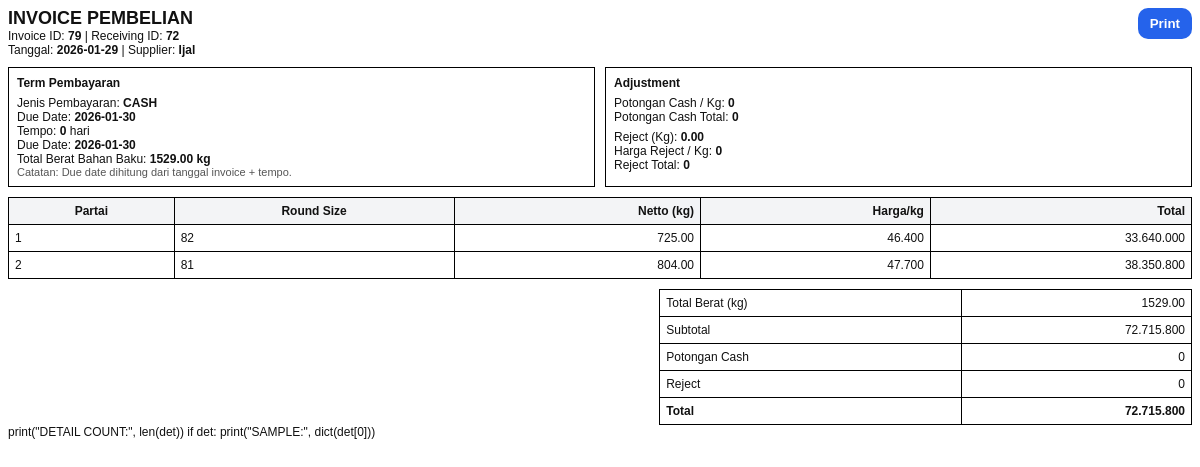
/invoice/79 (signed in), run on an earlier commit of the app's database.
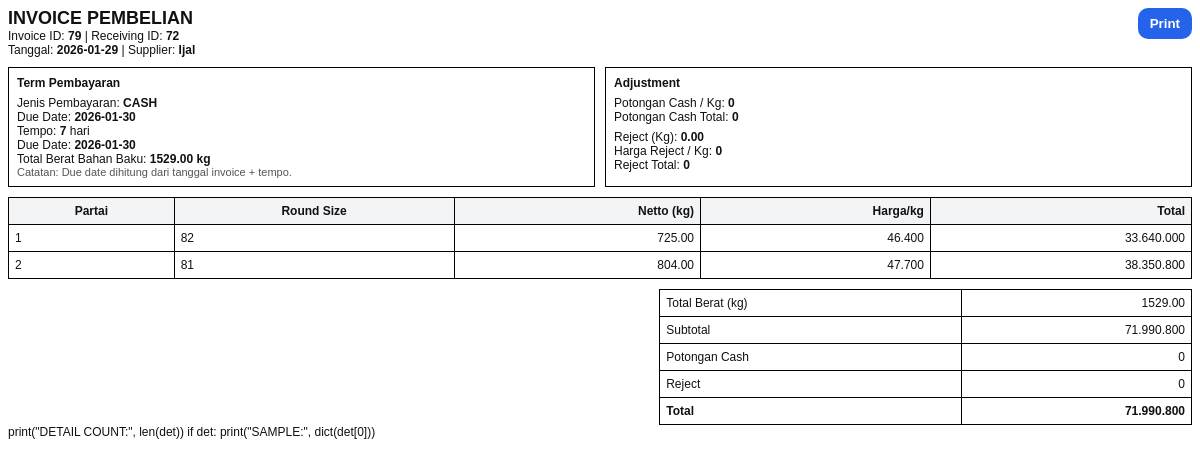
And on a later commit of the database.
### tables this page shows
CREATE TABLE invoice_header
                (
                    id
                    INTEGER
                    PRIMARY
                    KEY
                    AUTOINCREMENT,
                    receiving_id
                    INTEGER
                    NOT
                    NULL,
                    tanggal
                    TEXT
                    NOT
                    NULL,
                    supplier
                    TEXT
                    NOT
                    NULL,
                    price_points_json
                    TEXT, -- simpan patokan 40/50/60/70 dalam JSON
                    pph_rate
                    REAL
                    DEFAULT
                    0.0025,
                    subtotal
                    REAL
                    DEFAULT
                    0,
                    pph
                    REAL
                    DEFAULT
                    0,
                    total
                    REAL
                    DEFAULT
                    0,
                    created_at
                    TEXT
                    DEFAULT (
                    datetime
                (
                    'now',
                    'localtime'
                )), status TEXT DEFAULT 'ACTIVE', due_date TEXT, payment_type TEXT DEFAULT 'TRANSFER', cash_deduct_per_kg REAL DEFAULT 0, reject_kg REAL DEFAULT 0, reject_price REAL DEFAULT 0, cash_deduct_total REAL DEFAULT 0, reject_total REAL DEFAULT 0, tempo_hari INTEGER DEFAULT 0, total_kg REAL DEFAULT 0, pph_amount REAL DEFAULT 0,
                    FOREIGN KEY
                (
                    receiving_id
                ) REFERENCES receiving_header
                (
                    id
                )
                    );

CREATE TABLE invoice_detail
                (
                    id
                    INTEGER
                    PRIMARY
                    KEY
                    AUTOINCREMENT,
                    invoice_id
                    INTEGER
                    NOT
                    NULL,
                    partai_no
                    INTEGER,
                    size_round
                    INTEGER,
                    berat_netto
                    REAL,
                    harga
                    INTEGER,
                    total_harga
                    REAL, round_size INTEGER,
                    FOREIGN
                    KEY
                (
                    invoice_id
                ) REFERENCES invoice_header
                (
                    id
                )
                    );

### app.py (the view)
@app.route("/invoice/<int:invoice_id>")
def invoice_view(invoice_id):
    if not require_login():
        return redirect(url_for("login"))
    conn = get_conn()
    inv = conn.execute("SELECT * FROM invoice_header WHERE id=?", (invoice_id,)).fetchone()
    det = conn.execute(
        "SELECT * FROM invoice_detail WHERE invoice_id=? ORDER BY partai_no",
        (invoice_id,)
    ).fetchall()
    conn.close()
    if not inv:
        return "Invoice tidak ditemukan", 404
    inv = dict(inv)
    det = [dict(r) for r in det]
    if inv.get("total_kg") in (None, 0, 0.0):
        inv["total_kg"] = sum(float(r.get("berat_netto") or 0) for r in det)
    return render_template("invoice_view.html", inv=inv, det=det)

### app.py (called while the page is built)
def require_login() -> bool:
    return bool(session.get("user"))

### db.py (called while the page is built)
def get_conn():
    conn = sqlite3.connect(
        DB_NAME,
        timeout=10,              # tunggu 10 detik sebelum error
        isolation_level=None     # autocommit mode (lebih aman utk web)
    )
    conn.row_factory = sqlite3.Row
    conn.execute("PRAGMA foreign_keys = ON;")
    conn.execute("PRAGMA journal_mode = WAL;")  # penting!
    return conn

### templates/invoice_view.html (shortened to what this page needs)
<!doctype html>
<html lang="id">
<head>
</head>
<body>
{% set total_kg = 0 %}
{% for r in det %}
  {% set total_kg = total_kg + ((r.berat_netto or 0)|float) %}
{% endfor %}
<div class="top">
  <div>
    <h2 style="margin:0">INVOICE PEMBELIAN</h2>
    <div>Invoice ID: <b>{{ inv.id }}</b> | Receiving ID: <b>{{ inv.receiving_id }}</b></div>
    <div>Tanggal: <b>{{ inv.tanggal }}</b> | Supplier: <b>{{ inv.supplier }}</b></div>
  </div>
  <div class="no-print">
    <button class="btn btn-print" onclick="window.print()">Print</button>
  </div>
</div>
{% set ns = namespace(total_kg=0) %}
{% for r in det %}
  {% set ns.total_kg = ns.total_kg + ((r.berat_netto or 0)|float) %}
{% endfor %}
    <div class="grid2">
    <div class="box">
    <div style="font-weight:700;margin-bottom:6px;">Term Pembayaran</div>
    <div>Jenis Pembayaran: <b>{{ inv.payment_type or '-' }}</b></div>
    <div>Due Date: <b>{{ inv.due_date or '-' }}</b></div><div>Tempo: <b>{{ inv.tempo_hari or 0 }}</b> hari</div>
    <div>Due Date: <b>{{ inv.due_date or '-' }}</b></div>
    <div>Total Berat Bahan Baku: <b>{{ "%.2f"|format(ns.total_kg) }} kg</b></div>
    <div class="muted">Catatan: Due date dihitung dari tanggal invoice + tempo.</div>
    </div>
  <div class="box">
    <div style="font-weight:700;margin-bottom:6px;">Adjustment</div>
    <div>
      Potongan Cash / Kg:
      <b>{{ "{:,.0f}".format((inv.cash_deduct_per_kg or 0)|float).replace(",", ".") }}</b>
    </div>
    <div>
      Potongan Cash Total:
      <b>{{ "{:,.0f}".format((inv.cash_deduct_total or 0)|float).replace(",", ".") }}</b>
    </div>
    <div style="margin-top:6px;">
      Reject (Kg):
      <b>{{ "{:,.2f}".format((inv.reject_kg or 0)|float).replace(",", ".") }}</b>
    </div>
    <div>
      Harga Reject / Kg:
      <b>{{ "{:,.0f}".format((inv.reject_price or 0)|float).replace(",", ".") }}</b>
    </div>
    <div>
      Reject Total:
      <b>{{ "{:,.0f}".format((inv.reject_total or 0)|float).replace(",", ".") }}</b>
    </div>
  </div>
</div>
<table>
  <thead>
    <tr>
      <th>Partai</th>
      <th>Round Size</th>
      <th class="right">Netto (kg)</th>
      <th class="right">Harga/kg</th>
      <th class="right">Total</th>
    </tr>
  </thead>
  <tbody>
    {% for r in det %}
    <tr>
      <td>{{ r.partai_no }}</td>
      <td>{{ r.round_size if r.round_size is not none else "-" }}</td>
      <td class="right">{{ "%.2f"|format((r.berat_netto or 0)|float) }}</td>
      <td class="right">
        {% if r.harga is not none %}
          {{ "{:,.0f}".format((r.harga or 0)|float).replace(",", ".") }}
        {% else %}
          -
        {% endif %}
      </td>
      <td class="right">
        {% if r.total_harga is not none %}
          {{ "{:,.0f}".format((r.total_harga or 0)|float).replace(",", ".") }}
        {% else %}
          -
        {% endif %}
      </td>
    </tr>
    {% endfor %}
  </tbody>
</table>
<table class="summary">
  <tr>
    <td>Total Berat (kg)</td>
    <td class="right">{{ "%.2f"|format(ns.total_kg) }}</td>
  </tr>
  <tr>
    <td>Subtotal</td>
    <td class="right">{{ "{:,.0f}".format((inv.subtotal or 0)|float).replace(",", ".") }}</td>
  </tr>
  <tr>
    <td>Potongan Cash</td>
    <td class="right">{{ "{:,.0f}".format((inv.cash_deduct_total or 0)|float).replace(",", ".") }}</td>
  </tr>
  <tr>
    <td>Reject</td>
    <td class="right">{{ "{:,.0f}".format((inv.reject_total or 0)|float).replace(",", ".") }}</td>
  </tr>
  <tr>
    <td><b>Total</b></td>
    <td class="right"><b>{{ "{:,.0f}".format((inv.total or 0)|float).replace(",", ".") }}</b></td>
  </tr>
</table>
print("DETAIL COUNT:", len(det))
if det:
    print("SAMPLE:", dict(det[0]))
</body>
</html>

### templates/invoice_view.html (style rules this page uses)
body { font-family:Arial;font-size:12px;color:#111 }
.top { display:flex;justify-content:space-between;align-items:flex-start;gap:10px }
.btn { padding:8px 12px;border-radius:10px;border:0;font-weight:700;cursor:pointer }
.btn-print { background:#2563eb;color:#fff }
table { width:100%;border-collapse:collapse;margin-top:10px }
th,td { border:1px solid #000;padding:6px;vertical-align:top }
th { background:#f3f4f6 }
.right { text-align:right }
.muted { color:#555;font-size:11px }
.grid2 { display:grid;grid-template-columns:1fr 1fr;gap:10px;margin-top:10px }
.box { border:1px solid #000;padding:8px }
.summary { margin-top:10px; width:45%; margin-left:auto; border-collapse:collapse; }
.summary td { border:1px solid #000; padding:6px; }

What changed in the data, as far as the page shows it:
changed invoice_header "Ijal": tempo_hari "0" → "7"; subtotal "72.715.800" → "71.990.800"; total "72.715.800" → "71.990.800"
